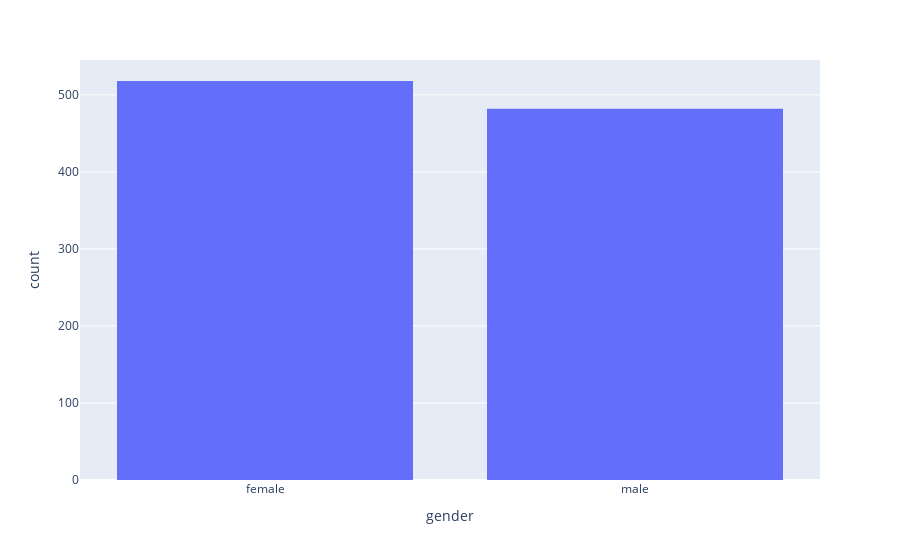

Notebook source saved alongside this figure:
### Code cell
fig = px.histogram(df,x='gender')
fig.show()

### Figure 1 — Plotly figure (JSON) as saved in the notebook; plotly's stock layout.template omitted (floating-point values rounded to 4 significant figures; data arrays with more than 128 entries replaced by an {"elided": "..."} marker saying what was removed)
{"data": [{"alignmentgroup": "True", "bingroup": "x", "hovertemplate": "gender=%{x}<br>count=%{y}<extra></extra>", "legendgroup": "", "marker": {"color": "#636efa"}, "name": "", "offsetgroup": "", "orientation": "v", "showlegend": false, "type": "histogram", "x": {"elided": "1000 str values"}, "xaxis": "x", "yaxis": "y"}], "layout": {"barmode": "relative", "legend": {"tracegroupgap": 0}, "margin": {"t": 60}, "xaxis": {"anchor": "y", "domain": [0, 1], "title": {"text": "gender"}}, "yaxis": {"anchor": "x", "domain": [0, 1], "title": {"text": "count"}}}}
